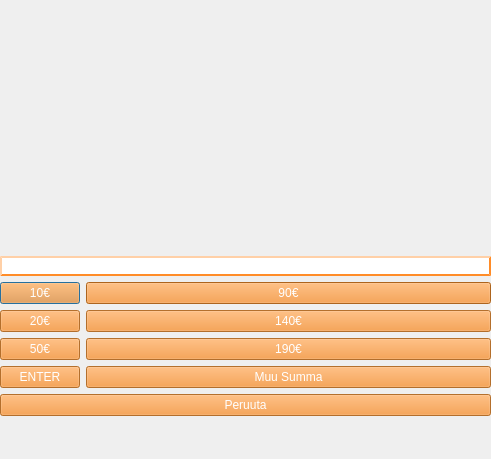
<?xml version="1.0" encoding="UTF-8"?>
<ui version="4.0">
 <class>NostoTalletus</class>
 <widget class="QDialog" name="NostoTalletus">
  <property name="geometry">
   <rect>
    <x>0</x>
    <y>0</y>
    <width>491</width>
    <height>459</height>
   </rect>
  </property>
  <property name="windowTitle">
   <string>Dialog</string>
  </property>
  <widget class="QWidget" name="gridLayoutWidget">
   <property name="geometry">
    <rect>
     <x>0</x>
     <y>10</y>
     <width>491</width>
     <height>511</height>
    </rect>
   </property>
   <layout class="QGridLayout" name="gridLayout">
    <item row="1" column="0">
     <widget class="QLabel" name="labelMaara">
      <property name="sizePolicy">
       <sizepolicy hsizetype="Preferred" vsizetype="Preferred">
        <horstretch>0</horstretch>
        <verstretch>0</verstretch>
       </sizepolicy>
      </property>
      <property name="layoutDirection">
       <enum>Qt::LeftToRight</enum>
      </property>
      <property name="text">
       <string/>
      </property>
      <property name="alignment">
       <set>Qt::AlignCenter</set>
      </property>
     </widget>
    </item>
    <item row="4" column="0">
     <layout class="QFormLayout" name="formLayout">
      <property name="sizeConstraint">
       <enum>QLayout::SetDefaultConstraint</enum>
      </property>
      <property name="formAlignment">
       <set>Qt::AlignHCenter|Qt::AlignTop</set>
      </property>
      <property name="topMargin">
       <number>0</number>
      </property>
      <item row="0" column="0">
       <widget class="QPushButton" name="button10Euros">
        <property name="sizePolicy">
         <sizepolicy hsizetype="Minimum" vsizetype="Minimum">
          <horstretch>0</horstretch>
          <verstretch>0</verstretch>
         </sizepolicy>
        </property>
        <property name="styleSheet">
         <string notr="true">QPushButton#button10Euros{
background-color:rgba(242, 140, 40,0.9); color: rgba(0, 0, 0, 0.8);
color: white;
}
QPushButton#button10Euros:hover{
background-color:rgba(230, 120, 40,0.9); color: rgba(0, 0, 0, 0.8); 
}</string>
        </property>
        <property name="text">
         <string>10€</string>
        </property>
       </widget>
      </item>
      <item row="1" column="0">
       <widget class="QPushButton" name="button20Euros">
        <property name="styleSheet">
         <string notr="true">QPushButton#button20Euros{
background-color:rgba(242, 140, 40,0.9); color: rgba(0, 0, 0, 0.8);
border-width: 2px; border-color: rgba(255, 140, 40,1); 
color: white;
}
QPushButton#button20Euros:hover{
background-color:rgba(230, 120, 40,0.9); color: rgba(0, 0, 0, 0.8); 
}</string>
        </property>
        <property name="text">
         <string>20€</string>
        </property>
       </widget>
      </item>
      <item row="2" column="0">
       <widget class="QPushButton" name="button50Euros">
        <property name="styleSheet">
         <string notr="true">QPushButton#button50Euros{
background-color:rgba(242, 140, 40,0.9); color: rgba(0, 0, 0, 0.8);
color: white;
}
QPushButton#button50Euros:hover{
background-color:rgba(230, 120, 40,0.9); color: rgba(0, 0, 0, 0.8); 
}</string>
        </property>
        <property name="text">
         <string>50€</string>
        </property>
       </widget>
      </item>
      <item row="3" column="0">
       <widget class="QPushButton" name="buttonEnter">
        <property name="styleSheet">
         <string notr="true">QPushButton#buttonEnter{
background-color:rgba(242, 140, 40,0.9); color: rgba(0, 0, 0, 0.8); 
color: white;
}
QPushButton#buttonEnter:hover{
background-color:rgba(230, 120, 40,0.9); color: rgba(0, 0, 0, 0.8); 
}</string>
        </property>
        <property name="text">
         <string>ENTER</string>
        </property>
       </widget>
      </item>
      <item row="3" column="1">
       <widget class="QPushButton" name="buttonMuu">
        <property name="styleSheet">
         <string notr="true">QPushButton#buttonMuu{
background-color:rgba(242, 140, 40,0.9); color: rgba(0, 0, 0, 0.8);
color: white;
}
QPushButton#buttonMuu:hover{
background-color:rgba(230, 120, 40,0.9); color: rgba(0, 0, 0, 0.8); 
}</string>
        </property>
        <property name="text">
         <string>Muu Summa</string>
        </property>
       </widget>
      </item>
      <item row="2" column="1">
       <widget class="QPushButton" name="button190Euros">
        <property name="sizePolicy">
         <sizepolicy hsizetype="Minimum" vsizetype="Minimum">
          <horstretch>0</horstretch>
          <verstretch>0</verstretch>
         </sizepolicy>
        </property>
        <property name="minimumSize">
         <size>
          <width>0</width>
          <height>0</height>
         </size>
        </property>
        <property name="styleSheet">
         <string notr="true">QPushButton#button190Euros{
background-color:rgba(242, 140, 40,0.9); color: rgba(0, 0, 0, 0.8); 
color: white;
}
QPushButton#button190Euros:hover{
background-color:rgba(230, 120, 40,0.9); color: rgba(0, 0, 0, 0.8); 
}</string>
        </property>
        <property name="text">
         <string>190€</string>
        </property>
       </widget>
      </item>
      <item row="0" column="1">
       <widget class="QPushButton" name="button90Euros">
        <property name="styleSheet">
         <string notr="true">QPushButton#button90Euros{
background-color:rgba(242, 140, 40,1);
color:  white;
}
QPushButton#button90Euros:hover{
background-color:rgba(230, 120, 40,0.9); color: rgba(0, 0, 0, 0.8); 
}</string>
        </property>
        <property name="text">
         <string>90€</string>
        </property>
       </widget>
      </item>
      <item row="1" column="1">
       <widget class="QPushButton" name="button140Euros">
        <property name="styleSheet">
         <string notr="true">QPushButton#button140Euros{
background-color:rgba(242, 140, 40,0.9); 
color: white;
}
QPushButton#button140Euros:hover{
background-color:rgba(230, 120, 40,0.9); color: rgba(0, 0, 0, 0.8); 
}</string>
        </property>
        <property name="text">
         <string>140€</string>
        </property>
       </widget>
      </item>
      <item row="4" column="0" colspan="2">
       <widget class="QPushButton" name="buttonPeruuta">
        <property name="mouseTracking">
         <bool>true</bool>
        </property>
        <property name="styleSheet">
         <string notr="true">QPushButton#buttonPeruuta{
background-color:rgba(242, 140, 40,0.9); color: rgba(0, 0, 0, 0.8);
color: white;
}
QPushButton#buttonPeruuta:hover{
background-color:rgba(230, 120, 40,0.9); color: rgba(0, 0, 0, 0.8); 
}</string>
        </property>
        <property name="text">
         <string>Peruuta</string>
        </property>
       </widget>
      </item>
     </layout>
    </item>
    <item row="2" column="0">
     <widget class="QLineEdit" name="textNostoTalletus">
      <property name="styleSheet">
       <string notr="true">border-style: outset;  border-width: 2px;   border-color: rgba(255, 140, 40,1);</string>
      </property>
     </widget>
    </item>
   </layout>
  </widget>
 </widget>
 <resources/>
 <connections/>
</ui>
